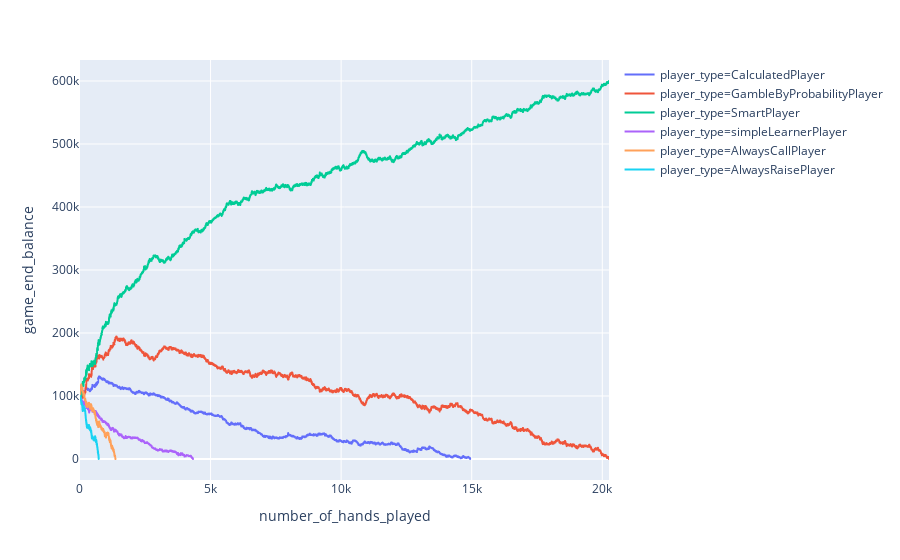

The code cell stored with this chart in its notebook:
### Code cell
px.line(games[games['table_id']==1],x='number_of_hands_played',y='game_end_balance',color='player_type')

### Figure 1 — Plotly figure (JSON) as saved in the notebook; plotly's stock layout.template omitted (floating-point values rounded to 4 significant figures; data arrays with more than 128 entries replaced by an {"elided": "..."} marker saying what was removed)
{"data": [{"hoverlabel": {"namelength": 0}, "hovertemplate": "player_type=CalculatedPlayer<br>number_of_hands_played=%{x}<br>game_end_balance=%{y}", "legendgroup": "player_type=CalculatedPlayer", "line": {"color": "#636efa", "dash": "solid"}, "mode": "lines", "name": "player_type=CalculatedPlayer", "showlegend": true, "type": "scattergl", "x": {"elided": "14938 int values"}, "xaxis": "x", "y": {"elided": "14938 float values"}, "yaxis": "y"}, {"hoverlabel": {"namelength": 0}, "hovertemplate": "player_type=GambleByProbabilityPlayer<br>number_of_hands_played=%{x}<br>game_end_balance=%{y}", "legendgroup": "player_type=GambleByProbabilityPlayer", "line": {"color": "#EF553B", "dash": "solid"}, "mode": "lines", "name": "player_type=GambleByProbabilityPlayer", "showlegend": true, "type": "scattergl", "x": {"elided": "20257 int values"}, "xaxis": "x", "y": {"elided": "20257 float values"}, "yaxis": "y"}, {"hoverlabel": {"namelength": 0}, "hovertemplate": "player_type=SmartPlayer<br>number_of_hands_played=%{x}<br>game_end_balance=%{y}", "legendgroup": "player_type=SmartPlayer", "line": {"color": "#00cc96", "dash": "solid"}, "mode": "lines", "name": "player_type=SmartPlayer", "showlegend": true, "type": "scattergl", "x": {"elided": "20257 int values"}, "xaxis": "x", "y": {"elided": "20257 float values"}, "yaxis": "y"}, {"hoverlabel": {"namelength": 0}, "hovertemplate": "player_type=simpleLearnerPlayer<br>number_of_hands_played=%{x}<br>game_end_balance=%{y}", "legendgroup": "player_type=simpleLearnerPlayer", "line": {"color": "#ab63fa", "dash": "solid"}, "mode": "lines", "name": "player_type=simpleLearnerPlayer", "showlegend": true, "type": "scattergl", "x": {"elided": "4331 int values"}, "xaxis": "x", "y": {"elided": "4331 float values"}, "yaxis": "y"}, {"hoverlabel": {"namelength": 0}, "hovertemplate": "player_type=AlwaysCallPlayer<br>number_of_hands_played=%{x}<br>game_end_balance=%{y}", "legendgroup": "player_type=AlwaysCallPlayer", "line": {"color": "#FFA15A", "dash": "solid"}, "mode": "lines", "name": "player_type=AlwaysCallPlayer", "showlegend": true, "type": "scattergl", "x": {"elided": "1361 int values"}, "xaxis": "x", "y": {"elided": "1361 float values"}, "yaxis": "y"}, {"hoverlabel": {"namelength": 0}, "hovertemplate": "player_type=AlwaysRaisePlayer<br>number_of_hands_played=%{x}<br>game_end_balance=%{y}", "legendgroup": "player_type=AlwaysRaisePlayer", "line": {"color": "#19d3f3", "dash": "solid"}, "mode": "lines", "name": "player_type=AlwaysRaisePlayer", "showlegend": true, "type": "scattergl", "x": {"elided": "719 int values"}, "xaxis": "x", "y": {"elided": "719 float values"}, "yaxis": "y"}], "layout": {"legend": {"tracegroupgap": 0}, "margin": {"t": 60}, "xaxis": {"anchor": "y", "domain": [0, 1], "title": {"text": "number_of_hands_played"}}, "yaxis": {"anchor": "x", "domain": [0, 1], "title": {"text": "game_end_balance"}}}}
